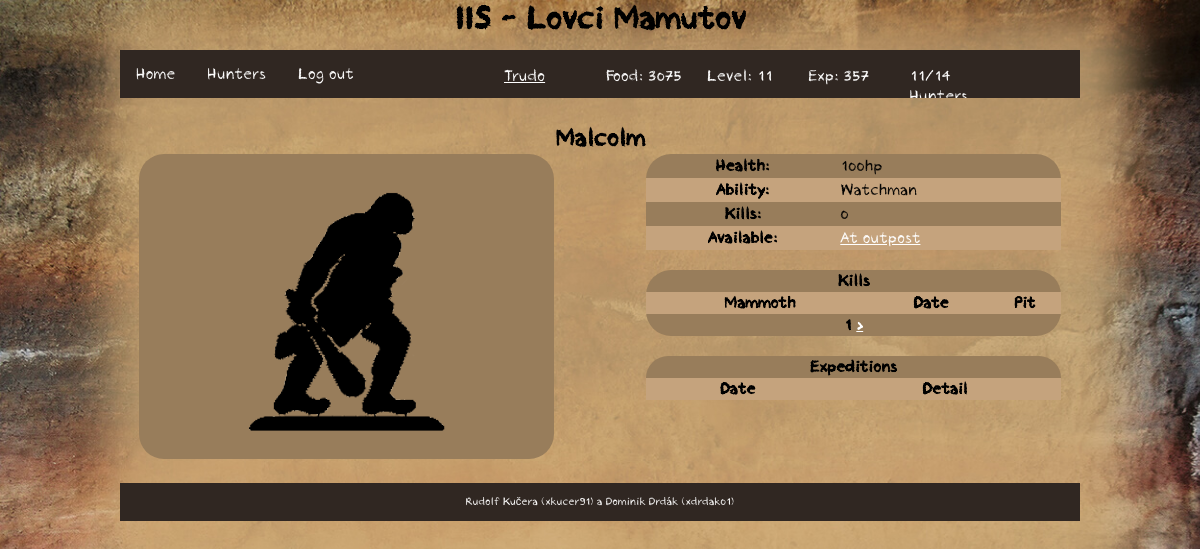
The page /iis/hunter/detail/22 (signed in) on the database its author committed.
### tables this page shows
CREATE TABLE `user` (
  `id` int(11) NOT NULL,
  `name` varchar(255) NOT NULL,
  `password` varchar(255) NOT NULL,
  `level` int(11) NOT NULL,
  `food` int(11) NOT NULL,
  `experience` int(11) NOT NULL,
  `role` varchar(10) NOT NULL
);

CREATE TABLE `hunter` (
  `id` int(11) NOT NULL,
  `user` int(11) NOT NULL,
  `name` varchar(15) NOT NULL,
  `health` int(11) NOT NULL,
  `ability` int(11) NOT NULL,
  `available` int(11) NOT NULL
);

CREATE TABLE `ability` (
  `id` int(11) NOT NULL,
  `name` varchar(255) NOT NULL
);

### index.php (called while the page is built, shortened)
<?php
require_once('functions.php');
$router = new RouterController();
$router->handle(array($_SERVER['REQUEST_URI']));
$router->writeView();

### functions.php (called while the page is built, shortened)
<?php
function isLoggedIn() {
	if (isset($_SESSION['user']))
		return true;
	else
		return false;
}
function url($url) {
	return Controller::$url . $url;
}

### model/Db.php (called while the page is built, shortened)
<?php
class Db {
    private static $connection;
    private static $settings = array(
		PDO::ATTR_ERRMODE => PDO::ERRMODE_EXCEPTION,
		PDO::MYSQL_ATTR_INIT_COMMAND => "SET NAMES utf8",
		PDO::ATTR_EMULATE_PREPARES => false,
	);
    public static function connect($host, $user, $password, $database) {
		if (!isset(self::$connection)) {
			self::$connection = @new PDO(
				"mysql:host=$host;dbname=$database",
				$user,
				$password,
				self::$settings
			);
		}
	}
    public static function queryOne($query, $parameters = array()) {
		$result = self::$connection->prepare($query);
		$result->execute($parameters);
		return $result->fetch();
	}
    public static function querySingle($query, $parameters = array()) {
		$result = self::queryOne($query, $parameters);
		return $result[0];
	}
	public static function query($query, $parameters = array()) {
		$result = self::$connection->prepare($query);
		$result->execute($parameters);
		return $result->rowCount();
	}
}

### model/user.php (called while the page is built, shortened)
<?php
class User {
	private $id;
	private $name;
	private $level;
	private $food;
	private $experience;
	private $role;
	public function __construct ($name) {
		$user = Db::queryOne('SELECT * FROM user WHERE name = ?',[$name]);
		if (empty($user)) {
			$this->name = $name;
			$this->level = 1;
			$this->food = 100;
			$this->experience = 0;
			$this->role = 'user';
		} else {
			$this->id = $user['id'];
			$this->name = $user['name'];
			$this->level = $user['level'];
			$this->food =  $user['food'];
			$this->experience =  $user['experience'];
			$this->role = $user['role'];
		}
	}
	public function setId() {
		$this->id = Db::querySingle('SELECT id FROM user WHERE name = ?', [$this->name]);
	}
	public function getId() {
		if (isset($this->id))
			return $this->id;
		else
			return $this->id = Db::querySingle('SELECT id FROM user WHERE name = ?', [$this->name]);
	}
	public function getLevel() {
		return $this->level;
	}
	public function getFood() {
		return $this->food;
	}
	public function getExp() {
		return $this->experience;
	}
	public function getRole() {
		return $this->role;
	}
	public function getMyHuntersCount() {
		return Db::query('SELECT * FROM hunter WHERE user = ? AND health > ?', [$this->id,0]);
	}
}

### controller/RouterController.php (called while the page is built, shortened)
<?php
class RouterController extends Controller
{
	protected $controller;
	private function dashToCamelCase($text)
	{
		$word = str_replace('-', ' ', $text);
		$word = ucwords($word);
		$word = str_replace(' ', '', $word);
		return $word;
	}
	private function parseURL($url)
	{
        $parsedURL = parse_url($url);
		$parsedURL["path"] = ltrim($parsedURL["path"], "/");
		$parsedURL["path"] = trim($parsedURL["path"]);
		$splitPath = explode("/", $parsedURL["path"]);
		return $splitPath;
	}
    public function handle($parameters)
    {
		$parsedURL = $this->parseURL($parameters[0]);
		$iis = array_shift($parsedURL);
		$controllerClass = $this->dashToCamelCase(array_shift($parsedURL)) . 'Controller';
		if (file_exists('controller/' . $controllerClass . '.php'))
			$this->controller = new $controllerClass;
		else
			$this->redirect('error');
        $this->controller->handle($parsedURL);
		if (isLoggedIn()) {
			$this->data['user'] = new User($_SESSION['user']);
		}
    }
}

### model/hunter.php (called while the page is built, shortened)
<?php
class Hunter {
	public static function getHunterById($id) {
		return Db::queryOne('SELECT * FROM hunter WHERE id = ?', [$id]);
	}
}

### controller/HunterController.php (called while the page is built, shortened)
<?php
class HunterController extends Controller
{
    public function handle($parameters)
    {
    	if (!isLoggedIn()) {
    		$this->redirect('error');
    	} else {
			$user = new User($_SESSION['user']);
			$user->setId();
		}
    	if (isset($parameters)) {
    		if ($parameters[0] == 'create') {
                if (isset($parameters[1]) && ($parameters[1] == 'init'))
				    $this->create($parameters, $user,'init');
                else
                    $this->create($parameters, $user);
    		} else if ($parameters[0] == 'overview') {
				$this->overview($parameters,$user);
    		} else if ($parameters[0] == 'detail') {
                $this->detail($parameters,$user);
            }
    	}
    }
    public function detail($parameters, $user) {
        $this->data['hunter'] = Hunter::getHunterById($parameters[1]);
    }
}

### model/ability.php (called while the page is built, shortened)
<?php
class Ability {
	public static function getAbilityName($id) {
		return Db::querySingle('SELECT name FROM ability WHERE id = ?', [$id]);
	}
}

### view/template.phtml (the view, shortened to what this page needs)
<!DOCTYPE html>
<html lang="cs-cz">
	<head>
		<link rel="stylesheet" href="<?= url('css/style.css') ?>" type="text/css"/>
		<link rel="stylesheet" href="<?= url('css/navigation.css') ?>" type="text/css"/>
		<link rel="stylesheet" href="<?= url('css/start.css') ?>" type="text/css"/>
		<link rel="stylesheet" href="<?= url('css/hunter.css') ?>" type="text/css"/>
		<link rel="stylesheet" href="<?= url('css/outpost.css') ?>" type="text/css"/>
		<link rel="stylesheet" href="<?= url('css/expedition.css') ?>" type="text/css"/>
		<link rel="stylesheet" href="<?= url('css/user.css') ?>" type="text/css"/>
		<link rel="stylesheet" href="<?= url('css/admin.css') ?>" type="text/css"/>
	</head>
	<body>
		<header>
			<div class="center">
				<h1>IIS - Lovci Mamutov</h1>
			</div>
		</header>
		<nav>
			<div class="center">
				<ul>
					<li><a href="<?= url('home') ?>">Home</a></li>
					<?php if (isLoggedIn()): ?>
						<li><a href="<?= url('hunter/overview') ?>">Hunters</a></li>
						<li><a href="<?= url('logout') ?>">Log out</a></li>
						<div id="stats">
							<p id="stats-name"><a href="<?= url('user/detail/'.$user->getId()) ?>"><?= $_SESSION['user'] ?></a></p>
							<p id="stats-food">Food: <?= $user->getFood()?></p>
							<p id="stats-lvl">Level: <?= $user->getLevel()?></p>
							<p id="stats-exp">Exp: <?= $user->getExp()?></p>
							<p id="stats-hunters"><?= $user->getMyHuntersCount() ?>/<?= $user->getLevel()+3?> Hunters</p>
						</div>
					<?php endif; ?>
				</ul>
			</div>
		</nav>
		<article>
			<div class="center">
				<?php $this->controller->writeView();  ?>
			</div>
		</article>
		<footer>
			<div class="center">
				<p>
					<?php if (isLoggedIn()) : ?>
						<?php if ($user->getRole() == 'admin') : ?>
							<a href="<?= url('admin/controlPanel') ?>">Rudolf Kučera (xkucer91) a Dominik Drdák (xdrdak01)</a>
						<?php else : ?>
							Rudolf Kučera (xkucer91) a Dominik Drdák (xdrdak01)
						<?php endif; ?>
					<?php else : ?>
						<a href="<?= url('admin/login') ?>">Rudolf Kučera (xkucer91) a Dominik Drdák (xdrdak01)</a>
					<?php endif; ?>
				</p>
			</div>
		</footer>
	</body>
</html>

### view/hunterDetail.phtml (shortened to what this page needs)
<h1><?= $hunter['name']?></h1>
<div id="hunterDetail">
	<div id="hunterDetailImg">
		<img src="<?= url('img/hunter.png') ?>">
	</div>
	<table>
		<tr>
			<th>Health:</th>
			<td><?= $hunter['health'] ?>hp</td>
		</tr>
		<tr>
			<th>Ability:</th>
			<td><?= Ability::getAbilityName($hunter['ability']) ?></td>
		</tr>
		<tr>
			<th>Kills:</th>
			<td><?= sizeof($kills); ?></td>
		</tr>
		<tr>
			<th>Available:</th>
			<td>
				<?php if ($hunter['available'] == 1 ) : ?>
					Available
				<?php else : ?>
					<?php if (!empty($expedition)) : ?>
						<a href="<?= url('expedition/detail/'.$expedition) ?>">At expedition</a>
					<?php elseif (!empty($outpost)) : ?>
						<a href="<?= url('outpost/detail/'.$outpost) ?>">At outpost</a>
					<?php else : ?>
						Unavailable
					<?php endif; ?>
				<?php endif; ?>
			</td>
		</tr>
	</table>
	<br>
	<table id="hunterDetailKills">
		<tr>
			<th colspan="3">Kills</th>
		</tr>
		<tr>
			<th>Mammoth</th>
			<th>Date</th>
			<th>Pit</th>
		</tr>
		<?php foreach ($kills as $kill) : ?>
			<tr>
				<td><?= $kill['properties'] . ' ' . $kill['gender'] ?></td>
				<td><?= $kill['date'] ?></td>
				<td><?= $kill['pitId'] ?></td>
			</tr>
		<?php endforeach; ?>
		<tr>
		<th colspan="53">
			<?= $_GET['page'] ?>
			<?php if (sizeof($kills)%4 == 0) : ?>
				<a href="<?= url('hunter/detail/'.$kill['hunterId'].'?page='.($_GET['page'] + 1)) ?>">></a>
			<?php endif; ?>
		</th>
	</tr>
	</table>
	<table id="hunterHistory">
		<tr>
			<th colspan="3">Expeditions</th>
		</tr>
		<tr>
			<th>Date</th>
			<th>Detail</th>
		</tr>
	</table>
</div>

### css/style.css (style rules this page uses)
html { height: 100%; width: 100%; margin: 0; padding: 0; font-family: 'Crayon Hand', Arial, sans-serif; font-weight:normal; font-style:normal; text-shadow: none; }
body { width: 100%; margin: 0; padding: 0; min-height: 100%; float: left; background-image: url('../img/bg.jpg'); background-size: cover; background-repeat: no-repeat; background-attachment: fixed; }
header { width: 100%; height: 50px; margin: 0; padding: 0; float: left; }
article { margin: 0; padding: 2%; width: 96%; min-height: 200px; float: left; }
footer { width: 100%; font-size: 11px; text-align: center; float: left; margin: 0; }
footer .center { background-color: #302722; color: white; padding-top: 1px; padding-bottom: 1px; }
.center { margin: 0 auto; padding: 0; width: 80%; }
h1 { margin: 0; text-align: center; }
a, a:visited { color: white; }

### css/navigation.css (style rules this page uses)
nav { height: 50px; width: 100%; margin: 0; padding: 0; float: left; }
nav ul { list-style-type: none; margin: 0; padding: 0; overflow: hidden; background-color: #302722; }
nav li { float: left; margin-bottom: 0; }
nav li a { display: block; color: white; text-align: center; padding: 14px 16px; text-decoration: none; margin-bottom: 0; }
#stats { height: 40px; width:60%; float:right; color: white; }
#stats p { float:left; height: 40px; width: 15%; margin-right: 15px; }

### css/hunter.css (style rules this page uses)
#hunterDetailImg { background-color: #987d5b; border-radius: 25px; float: left; width: 45%; text-align: center; }
#hunterDetailImg img { margin: auto; }
#hunterDetail table { border-collapse: collapse; width: 45%; float: right; background-color: #987d5b; border-radius: 25px; }
#hunterDetail td { padding-top: 2px; padding-bottom: 2px; }
#hunterDetail tr:nth-child(2n) { border-collapse: collapse; background-color: #c5a37d; }
#hunterDetailKills { margin-top: 20px; text-align: center; }
#hunterHistory { margin-top: 20px; text-align: center; }

### rows shown on the page
user: food "3075", level "11", experience "357", $user->getLevel()+3 "14"
hunter: name "Malcolm", health "100", ability.name "Watchman"

### other values the page prints
$_SESSION['user'] "Trudo"
$user->getMyHuntersCount() "11"
sizeof($kills) "0"
$_GET['page'] "1"
